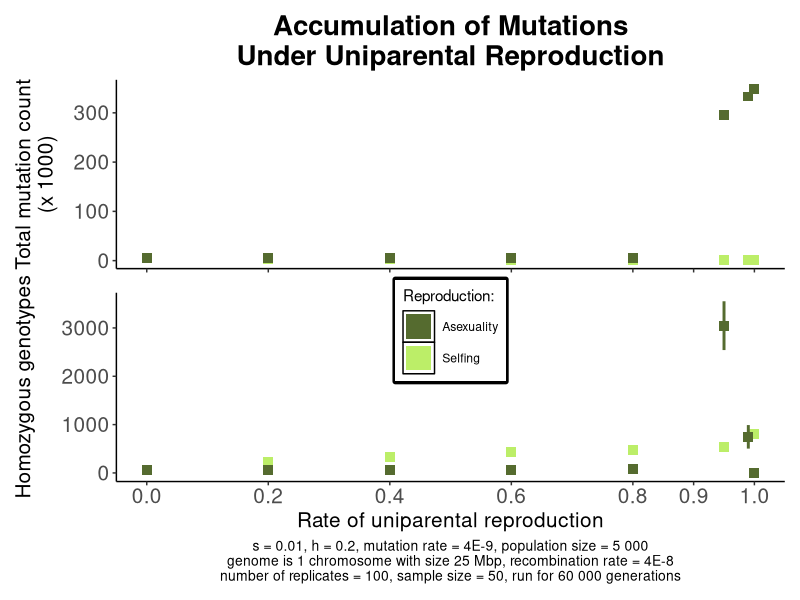
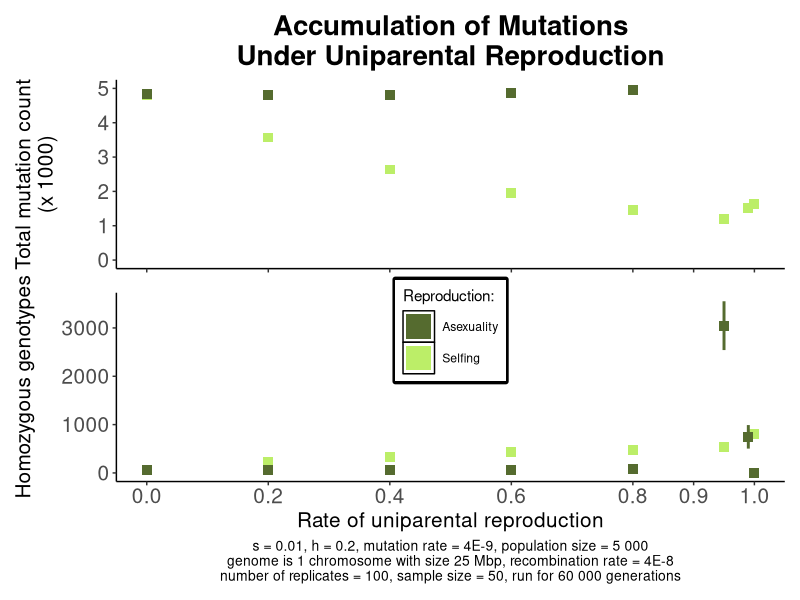
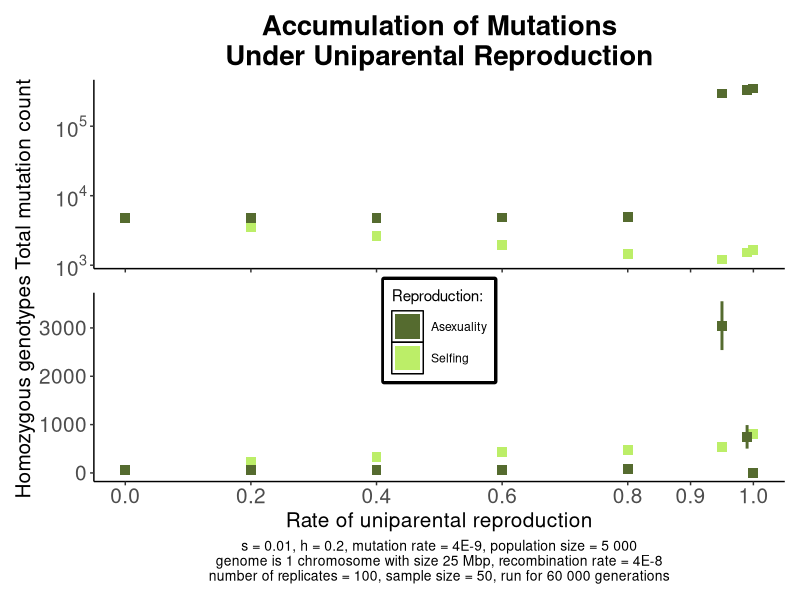
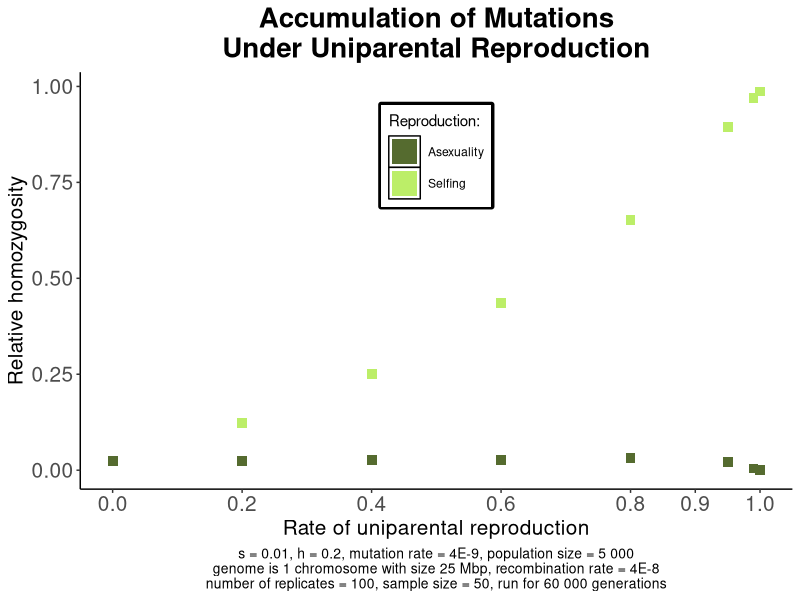

Generate these figures, in order, with R:
library(ggplot2)
library(patchwork)
library(dplyr)
library(scales)

replicate_number=100
colours <- c("Selfing"="darkolivegreen2","Asexuality"="darkolivegreen")

Selfing_recessive_load_all <- read.csv("Data_selfing_recessive_load_full_60000.csv")
Selfing_additive_load_all <- read.csv("Data_selfing_additive_load_full_60000.csv")
Selfing_relative_homozygosity_all <- read.csv("Data_selfing_relative_homozygosity_full_60000.csv")
#Selfing_fixed_mutations_all <- read.csv("Data_selfing_fixed_mutations_full_60000.csv")

Cloning_recessive_load_all <- read.csv("Data_cloning_recessive_load_full_60000.csv")
Cloning_additive_load_all <- read.csv("Data_cloning_additive_load_full_60000.csv")
Cloning_relative_homozygosity_all <- read.csv("Data_cloning_relative_homozygosity_full_60000.csv")
#Cloning_fixed_mutations_all <- read.csv("Data_cloning_fixed_mutations_full_60000.csv")

for (h_coefficient in c(0.2)) {

filename_rec_selfing <- Selfing_recessive_load_all %>% filter(Dominance_coefficient == h_coefficient)
filename_add_selfing <- Selfing_additive_load_all %>% filter(Dominance_coefficient == h_coefficient)
filename_rel_selfing <- Selfing_relative_homozygosity_all %>% filter(Dominance_coefficient == h_coefficient)
#filename_fix_selfing <- Selfing_fixed_mutations_all %>% filter(Dominance_coefficient == h_coefficient)

Selfing_rec_max <- filename_rec_selfing$Expected_recessive_load+1.96*filename_rec_selfing$SD_recessive_load/sqrt(replicate_number)
Selfing_rec_min <- filename_rec_selfing$Expected_recessive_load-1.96*filename_rec_selfing$SD_recessive_load/sqrt(replicate_number)

Selfing_add_max <- filename_add_selfing$Expected_additive_load+1.96*filename_add_selfing$SD_additive_load/sqrt(replicate_number)
Selfing_add_min <- filename_add_selfing$Expected_additive_load-1.96*filename_add_selfing$SD_additive_load/sqrt(replicate_number)

Selfing_rel_max <- filename_rel_selfing$Expected_relative_homozygosity+1.96*filename_rel_selfing$SD_relative_homozygosity/sqrt(replicate_number)
Selfing_rel_min <- filename_rel_selfing$Expected_relative_homozygosity-1.96*filename_rel_selfing$SD_relative_homozygosity/sqrt(replicate_number)


filename_rec_cloning <- Cloning_recessive_load_all %>% filter(Dominance_coefficient == h_coefficient)
filename_add_cloning <- Cloning_additive_load_all %>% filter(Dominance_coefficient == h_coefficient)
filename_rel_cloning <- Cloning_relative_homozygosity_all %>% filter(Dominance_coefficient == h_coefficient)
#filename_fix_cloning <- Cloning_fixed_mutations_all %>% filter(Dominance_coefficient == h_coefficient)


Cloning_rec_max <- filename_rec_cloning$Expected_recessive_load+1.96*filename_rec_cloning$SD_recessive_load/sqrt(replicate_number)
Cloning_rec_min <- filename_rec_cloning$Expected_recessive_load-1.96*filename_rec_cloning$SD_recessive_load/sqrt(replicate_number)

Cloning_add_max <- filename_add_cloning$Expected_additive_load+1.96*filename_add_cloning$SD_additive_load/sqrt(replicate_number)
Cloning_add_min <- filename_add_cloning$Expected_additive_load-1.96*filename_add_cloning$SD_additive_load/sqrt(replicate_number)

Cloning_rel_max <- filename_rel_cloning$Expected_relative_homozygosity+1.96*filename_rel_cloning$SD_relative_homozygosity/sqrt(replicate_number)
Cloning_rel_min <- filename_rel_cloning$Expected_relative_homozygosity-1.96*filename_rel_cloning$SD_relative_homozygosity/sqrt(replicate_number)

Plot_recessive <- ggplot()+
	geom_point(data = filename_rec_selfing, aes(x = Uniparenting_rate, y = Expected_recessive_load, colour="Selfing"), size=3, shape=15)+
	geom_linerange(data = filename_rec_selfing, 
			aes(x=Uniparenting_rate, 
			    ymax=Selfing_rec_max, 
			    ymin=Selfing_rec_min), color="darkolivegreen2", size=1)+
 
	geom_point(data=filename_rec_cloning, aes(x=Uniparenting_rate, y=Expected_recessive_load, colour="Asexuality"), size=3, shape=15)+
	geom_linerange(data=filename_rec_cloning, 
			aes(x=Uniparenting_rate, 
			    ymax=Cloning_rec_max, 
			    ymin=Cloning_rec_min), color="darkolivegreen", size=1)+
	
	labs(y="Homozygous genotypes",
	     x="Rate of uniparental reproduction",
	     colour="Reproduction: ",
	     caption=paste("s = 0.01, h = ", h_coefficient, ", mutation rate = 4E-9, population size = 5 000\ngenome is 1 chromosome with size 25 Mbp, recombination rate = 4E-8\nnumber of replicates = ", replicate_number,", sample size = 50, run for 60 000 generations", sep=""))+
	
	theme(panel.grid.major=element_blank(),
    	      panel.grid.minor=element_blank(),
    	      panel.background=element_blank(),
    	      axis.line = element_line(color="black"),
    	      
	      plot.caption=element_text(size=10, hjust=0.5),
	      plot.subtitle=element_text(size=15, hjust=1, face="bold"), 
	      axis.title.y=element_text(size=15),
	      axis.title.x=element_text(size=15),
	      
	      axis.text.x=element_text(size=15),
	      axis.text.y=element_text(size=15),
	      
	      legend.position=c(0.5, 0.8),
	      legend.key = element_rect(fill = "white"),
	      legend.box.background = element_rect(color="black", size=2))+

	guides(colour = guide_legend(override.aes = list(size = 8)))+
		
	scale_colour_manual(values = colours)+
	scale_x_continuous(breaks=c(0.9, seq(0, 1, 0.2)))
		   
Plot_additive <- ggplot()+
	geom_point(data=filename_add_selfing, aes(x=Uniparenting_rate, y=Expected_additive_load/1000), colour="darkolivegreen2", size=3, shape=15)+
	geom_linerange(data=filename_add_selfing, 
			aes(x=Uniparenting_rate, 
			    ymax=Selfing_add_max/1000, 
			    ymin=Selfing_add_min/1000), color="darkolivegreen2", size=1)+
	
	geom_point(data=filename_add_cloning, aes(x=Uniparenting_rate, y=Expected_additive_load/1000), colour="darkolivegreen", size=3, shape=15)+
	geom_linerange(data=filename_add_cloning, 
			aes(x=Uniparenting_rate, 
			    ymax=Cloning_add_max/1000, 
			    ymin=Cloning_add_min/1000), color="darkolivegreen", size=1)+
	
	labs(x="Rate of uniparental reproduction",
	     y="Total mutation count\n(x 1000)",
	     title="Accumulation of Mutations\nUnder Uniparental Reproduction")+
	theme(panel.grid.major=element_blank(),
    	      panel.grid.minor=element_blank(),
    	      panel.background=element_blank(),
    	      axis.line = element_line(color="black"),
    	      
    	      plot.title=element_text(size=20, hjust=0.5, face="bold"),
	      plot.subtitle=element_text(size=15, hjust=1, face="bold"),
	      axis.title.y=element_text(size=15),
	      axis.title.x=element_blank(),
	      
	      axis.text.x=element_text(size=0),
	      axis.text.y=element_text(size=15))+

	guides(colour = guide_legend(override.aes = list(size = 8)))+
		
	scale_colour_manual(values = colours)+
	scale_x_continuous(breaks=c(0.9, seq(0, 1, 0.2)))

Plot_additive_2 <- ggplot()+
	geom_point(data=filename_add_selfing, aes(x=Uniparenting_rate, y=Expected_additive_load/1000), colour="darkolivegreen2", size=3, shape=15)+
	geom_linerange(data=filename_add_selfing, 
			aes(x=Uniparenting_rate, 
			    ymax=Selfing_add_max/1000, 
			    ymin=Selfing_add_min/1000), color="darkolivegreen2", size=1)+
	
	geom_point(data=filename_add_cloning, aes(x=Uniparenting_rate, y=Expected_additive_load/1000), colour="darkolivegreen", size=3, shape=15)+
	geom_linerange(data=filename_add_cloning, 
			aes(x=Uniparenting_rate, 
			    ymax=Cloning_add_max/1000, 
			    ymin=Cloning_add_min/1000), color="darkolivegreen", size=1)+
	
	labs(x="Rate of uniparental reproduction",
	     y="Total mutation count\n(x 1000)",
	     title="Accumulation of Mutations\nUnder Uniparental Reproduction")+
	     
	theme(panel.grid.major=element_blank(),
    	      panel.grid.minor=element_blank(),
    	      panel.background=element_blank(),
    	      axis.line = element_line(color="black"),
    	      
    	      plot.title=element_text(size=20, hjust=0.5, face="bold"),
	      plot.subtitle=element_text(size=15, hjust=1, face="bold"),
	      axis.title.y=element_text(size=15),
	      axis.title.x=element_blank(),
	      
	      axis.text.x=element_text(size=0),
	      axis.text.y=element_text(size=15))+

	guides(colour = guide_legend(override.aes = list(size = 8)))+
		
	scale_colour_manual(values = colours)+
	scale_x_continuous(breaks=c(0.9, seq(0, 1, 0.2)))+
	scale_y_continuous(limits=c(0, 5))
	
Plot_additive_log <- ggplot()+
	geom_point(data=filename_add_selfing, aes(x=Uniparenting_rate, y=Expected_additive_load), colour="darkolivegreen2", size=3, shape=15)+
	geom_linerange(data=filename_add_selfing, 
			aes(x=Uniparenting_rate, 
			    ymax=Selfing_add_max, 
			    ymin=Selfing_add_min), color="darkolivegreen2", size=1)+
	
	geom_point(data=filename_add_cloning, aes(x=Uniparenting_rate, y=Expected_additive_load), colour="darkolivegreen", size=3, shape=15)+
	geom_linerange(data=filename_add_cloning, 
			aes(x=Uniparenting_rate, 
			    ymax=Cloning_add_max, 
			    ymin=Cloning_add_min), color="darkolivegreen", size=1)+
	
	labs(x="Rate of uniparental reproduction",
	     y="Total mutation count",
	     title="Accumulation of Mutations\nUnder Uniparental Reproduction")+
	     
	theme(panel.grid.major=element_blank(),
    	      panel.grid.minor=element_blank(),
    	      panel.background=element_blank(),
    	      axis.line = element_line(color="black"),
    	      
    	      plot.title=element_text(size=20, hjust=0.5, face="bold"),
	      plot.subtitle=element_text(size=15, hjust=1, face="bold"),
	      axis.title.y=element_text(size=15),
	      axis.title.x=element_blank(),
	      
	      axis.text.x=element_text(size=0),
	      axis.text.y=element_text(size=15))+

	guides(colour = guide_legend(override.aes = list(size = 8)))+
		
	scale_colour_manual(values = colours)+
	scale_x_continuous(breaks=c(0.9, seq(0, 1, 0.2)))+
	scale_y_log10(breaks = 10**c(3,4,5),
                labels = trans_format("log10", math_format(10^.x)))


Plot_relative <- ggplot()+
	geom_point(data = filename_rel_selfing, aes(x = Uniparenting_rate, y = Expected_relative_homozygosity, colour="Selfing"), size=3, shape=15)+
	geom_linerange(data = filename_rel_selfing, 
			aes(x=Uniparenting_rate, 
			    ymax=Selfing_rel_max, 
			    ymin=Selfing_rel_min), color="darkolivegreen2", size=1)+
 
	geom_point(data=filename_rel_cloning, aes(x=Uniparenting_rate, y=Expected_relative_homozygosity, colour="Asexuality"), size=3, shape=15)+
	geom_linerange(data=filename_rel_cloning, 
			aes(x=Uniparenting_rate, 
			    ymax=Cloning_rel_max, 
			    ymin=Cloning_rel_min), color="darkolivegreen", size=1)+
	
	labs(y="Relative homozygosity",
	     x="Rate of uniparental reproduction",
	     colour="Reproduction: ",
	     title="Accumulation of Mutations\nUnder Uniparental Reproduction",
	     caption=paste("s = 0.01, h = ", h_coefficient, ", mutation rate = 4E-9, population size = 5 000\ngenome is 1 chromosome with size 25 Mbp, recombination rate = 4E-8\nnumber of replicates = ", replicate_number,", sample size = 50, run for 60 000 generations", sep=""))+
	
	theme(panel.grid.major=element_blank(),
    	      panel.grid.minor=element_blank(),
    	      panel.background=element_blank(),
    	      axis.line = element_line(color="black"),
    	      
    	      plot.title=element_text(size=20, hjust=0.5, face="bold"),
	      plot.caption=element_text(size=10, hjust=0.5),
	      plot.subtitle=element_text(size=15, hjust=1, face="bold"), 
	      axis.title.y=element_text(size=15),
	      axis.title.x=element_text(size=15),
	      
	      axis.text.x=element_text(size=15),
	      axis.text.y=element_text(size=15),
	      
	      legend.position=c(0.5, 0.8),
	      legend.key = element_rect(fill = "white"),
	      legend.box.background = element_rect(color="black", size=2))+

	guides(colour = guide_legend(override.aes = list(size = 8)))+
		
	scale_colour_manual(values = colours)+
	scale_x_continuous(breaks=c(0.9, seq(0, 1, 0.2)))



Plot <- Plot_additive/Plot_recessive
Plot_2 <- Plot_additive_2/Plot_recessive
Plot_3 <- Plot_additive_log/Plot_recessive

plot_name <- paste("Figure_Mutation_accumulation_selfing_vs_cloning_", h_coefficient, "_full_60000.png",sep="")
ggsave(filename=plot_name,
	plot=Plot,
	dpi=600)

plot_name_2 <- paste("Figure_Mutation_accumulation_selfing_vs_cloning_", h_coefficient, "v2_full_60000.png",sep="")
ggsave(filename=plot_name_2,
	plot=Plot_2,
	dpi=600)

plot_name_log <- paste("Figure_Mutation_accumulation_selfing_vs_cloning_", h_coefficient, "v3_full_60000.png",sep="")
ggsave(filename=plot_name_log,
	plot=Plot_3,
	dpi=600)
	
plot_name_rel <- paste("Figure_Mutation_accumulation_selfing_vs_cloning_", h_coefficient, "relative_homozygosity_full_60000.png",sep="")
ggsave(filename=plot_name_rel,
	plot=Plot_relative,
	dpi=400)
}
